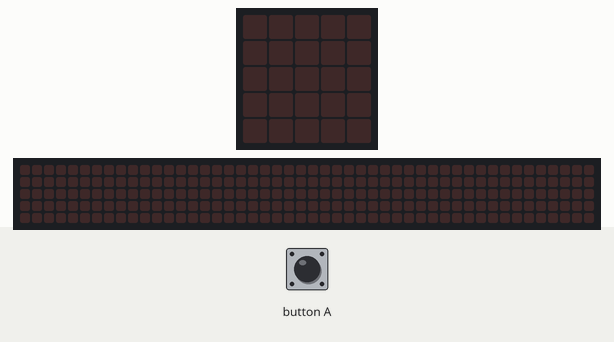
This program was run on a simulated BBC micro:bit (MakeCode). Parts: the board's 5×5 LED display, a strip that is not on the board, showing the scrolling text unrolled. The inputs (shaded band) are chosen by the test bench. Random numbers come from a fixed seed; the 48×5 strip is a reading aid, not a part: it shows the text the display is scrolling, unrolled, one strip-width of it at a time.

Above: at 1.2 s.
1.3 s: button A pressed for 0.15 s
At 1.53 s:
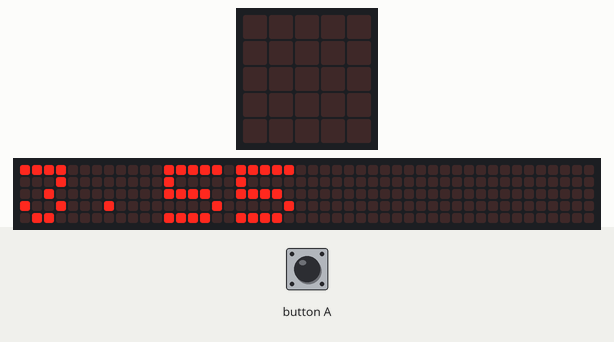
4.3 s: button A pressed for 0.15 s
At 6.03 s:
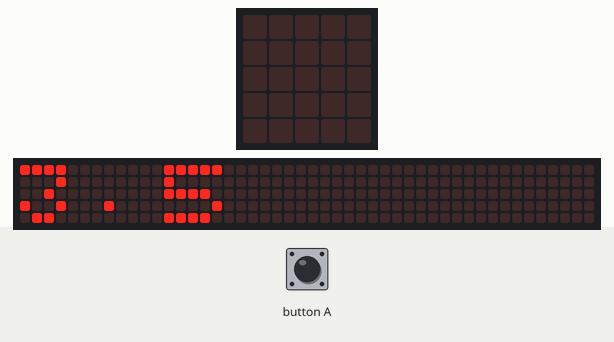
7.4 s: button A pressed for 0.15 s
At 13.92 s:
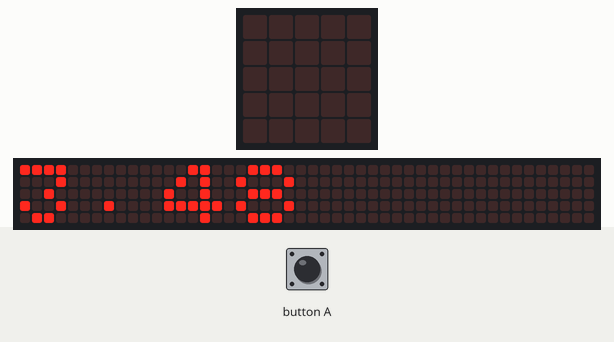

The program:

main.ts
```typescript
let Cantidad_Agua = 0
let Cantidad_días = 0
input.onButtonPressed(Button.A, function () {
    Cantidad_Agua = 0
    Cantidad_días = 0
    for (let index = 0; index < 1825; index++) {
        Cantidad_Agua += randint(1, 6)
    }
    Cantidad_días += 1825
    if (Cantidad_días == 1825) {
        basic.showNumber(Cantidad_Agua / 1825)
    }
})
```

test.ts
```typescript
// aquí va el archivo "tests"; esto no se compilará cuando este paquete se utilice como una extensión.
```

Measured:
- after the input at 1.3 s, the display: changes after 0.16 s (image 1)
